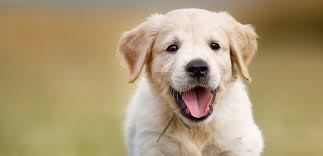
#> input picture computerVision/dog.jpeg, 323 x 156 px
$ python cloning.py
#> lines starting #> are read from the running program, lines starting #| are printed output that depends on the picture; after the words box and inside, x2 and y2 are one past the last pixel; in counts of white or black regions, pixels touching at a corner belong together
import numpy as np
import cv2

img = cv2.imread('dog.jpeg',cv2.IMREAD_COLOR)
#> img is the input picture: shape (156, 323, 3); mean B, G, R 116.9, 153.4, 172.8

img[40,40] = [255,255,255]
#> img: shape (156, 323, 3); under 0.01% of pixels changed, all inside (x1, y1, x2, y2) = (40, 40, 41, 41)
px=img[40,40]
#> px = [255, 255, 255]
print(px)
#| [255 255 255]

# region of image
#roi = img[120:180, 120:180]
#print(roi)

#img[30:100,170:220] = [255,255,255]

watch_face = img[40:115 , 110:200]
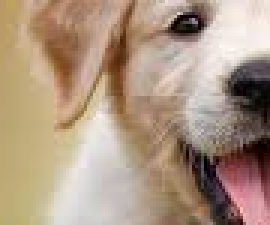
#> watch_face: shape (75, 90, 3) (shown 3 times larger); mean B, G, R 129.7, 150.1, 172.9
img[0:75 , 0:90]=watch_face
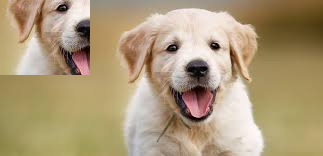
#> img: shape (156, 323, 3); mean B, G, R 121.9, 155, 173.9

cv2.imshow('image',img)
cv2.waitKey(0)
cv2.destroyAllWindows()
